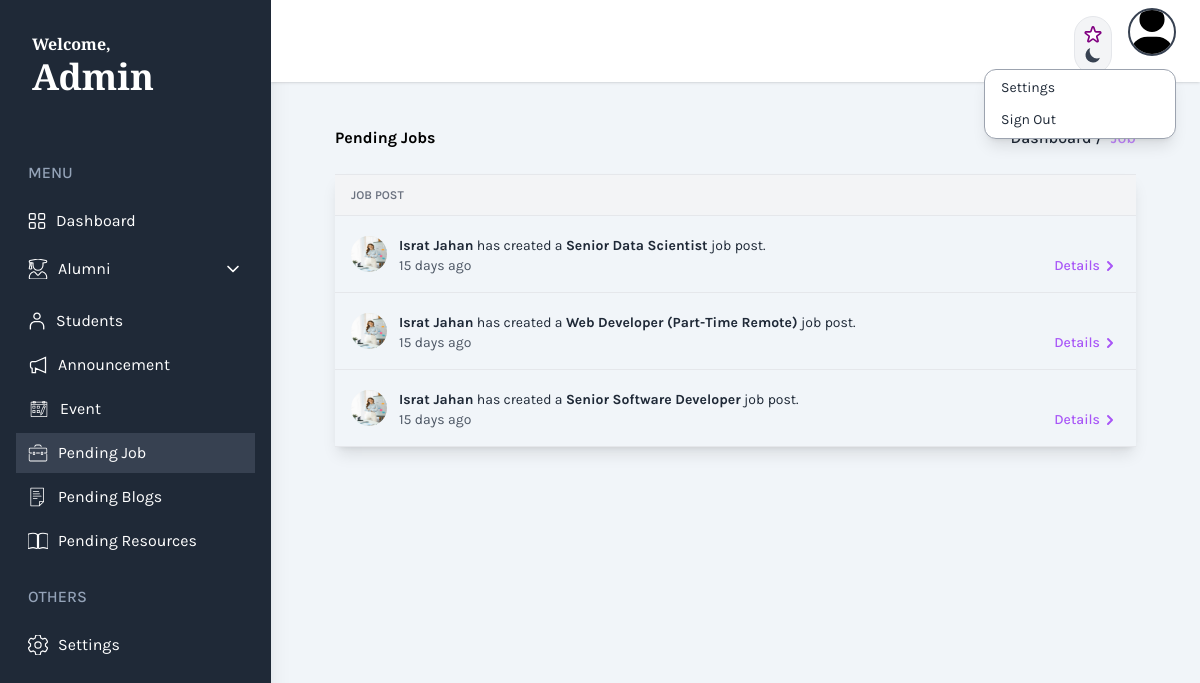
Screenshot of /admin/pending_job.php (signed in) with the database file from the repository.
### tables this page shows
CREATE TABLE `job` (
  `job_id` varchar(20) NOT NULL,
  `title` varchar(255) NOT NULL,
  `type` varchar(50) NOT NULL,
  `category` varchar(100) NOT NULL,
  `department` varchar(100) NOT NULL,
  `company_name` varchar(255) NOT NULL,
  `logo` varchar(100) NOT NULL,
  `experience` varchar(1000) NOT NULL,
  `qualification` varchar(100) NOT NULL,
  `location` varchar(255) NOT NULL,
  `salary` varchar(10) NOT NULL,
  `description` varchar(1000) NOT NULL,
  `com_description` varchar(1000) NOT NULL,
  `apply_info` varchar(200) NOT NULL,
  `u_id` varchar(20) NOT NULL,
  `status` text NOT NULL,
  `created_at` timestamp NOT NULL DEFAULT current_timestamp()
);

CREATE TABLE `alumni` (
  `alumni_id` varchar(20) NOT NULL,
  `class_id` varchar(20) NOT NULL,
  `batch` varchar(20) NOT NULL,
  `passing_year` varchar(20) NOT NULL,
  `contact_number` varchar(15) NOT NULL,
  `full_address` varchar(200) NOT NULL,
  `city` varchar(100) NOT NULL,
  `id_photo` varchar(200) NOT NULL,
  `department` text NOT NULL,
  `created_at` timestamp NOT NULL DEFAULT current_timestamp()
);

CREATE TABLE `user` (
  `u_id` varchar(20) NOT NULL,
  `first_Name` varchar(100) NOT NULL,
  `last_Name` varchar(100) NOT NULL,
  `email` varchar(100) NOT NULL,
  `password` varchar(100) NOT NULL,
  `status` varchar(100) NOT NULL,
  `role` varchar(100) NOT NULL
);

### admin/pending_job.php (the view, shortened to what this page needs)
<?php
	if ($_SESSION['login'] == TRUE && $_SESSION['status'] == 'Active') {
		include("../db_con/dbCon.php");
	?>
<!DOCTYPE html>
<html lang="en">
<head>
    <link href="https://cdn.jsdelivr.net/npm/daisyui@4.11.1/dist/full.min.css" rel="stylesheet" type="text/css" />
    <script src="https://cdn.tailwindcss.com"></script>
    <link href="https://cdn.jsdelivr.net/npm/tailwindcss@2.2.19/dist/tailwind.min.css" rel="stylesheet">
    <link href="https://cdnjs.cloudflare.com/ajax/libs/tailwindcss/2.2.19/tailwind.min.css" rel="stylesheet">
</head>
<body class="bg-slate-100 font-family-karla flex" x-data="setup()" :class="{ 'dark': isDark }">
    <aside class="relative h-screen w-[350px] hidden sm:block shadow-xl bg-gray-800">
        <div class="p-8 mb-5 ">
            <a class="text-white text-base font-bold font-garamond hover:text-gray-300">Welcome,</a>
            <h1 class="text-4xl font-garamond font-bold text-white">Admin</h1>
        </div>
        <nav class="text-white text-base  pt-3">
            <h3 class="mb-4 ml-7 text-base font-medium text-slate-400">MENU</h3>
            <a href="a_dashboard.php" class="flex items-center text-white gap-2.5 py-2 px-3 ml-4 mr-4 my-1 nav-item">
                Dashboard
            </a>
            <details class="group relative">
              <summary class="flex items-center justify-between text-white py-2 px-3 mx-4 my-2 nav-item cursor-pointer gap-2.5">
              <span class="flex-1">Alumni</span>
              </summary>
            </details>
            <a href="a_students.php" class="flex items-center text-white py-2 px-3 ml-4 mr-4 my-1 nav-item gap-2.5">
                <path d="M9,8.087,21,3V21L9,15.913V21H5V15.913a2,2,0,0,1-2-2V10.087a2,2,0,0,1,2-2Z"/>
              </svg>Students
            </a>
            <a href="a_announcements.php" class="flex items-center text-white py-2 px-3 ml-4 mr-4 my-1 nav-item gap-2.5">
              <svg xmlns="http://www.w3.org/2000/svg" viewBox="0 0 24 24" fill="none" stroke="white" stroke-width="1.5" height="20" width="20">
                <path d="M9,8.087,21,3V21L9,15.913V21H5V15.913a2,2,0,0,1-2-2V10.087a2,2,0,0,1,2-2Z"/>
              </svg>Announcement
            </a>
            <a href="a_event.php" class="flex items-center text-white py-2 px-3 ml-4 mr-4 my-1 nav-item gap-2.5">
            Event
            </a>
            <a href="pending_job.php" class="flex items-center text-white py-2 px-3 ml-4 mr-4 my-1 active-nav-link gap-2.5">
            Pending Job
            </a>
            <a href="pending_blogs.php" class="flex items-center text-white py-2 px-3 ml-4 mr-4 my-1 nav-item gap-2.5">
              Pending Blogs
            </a>
            <a href="pending_resources.php" class="flex items-center text-white py-2 px-3 ml-4 mr-4 my-1 nav-item gap-2.5">
                Pending Resources
            </a>
      <div>
        <h3 class="mb-4 ml-7 mt-6 text-base font-medium text-slate-400">OTHERS</h3>
        <a href="a_settings.php" class="flex items-center text-white py-2 px-3 ml-4 mr-4 my-1 nav-item gap-2.5">
              Settings
            </a>
      </div>
        </nav>
    </aside>
    <div class="w-full flex flex-col h-screen overflow-y-auto overflow-x-hidden dark:bg-gray-900">
        <header class="sticky top-0 z-999 w-full items-center bg-white dark:bg-gray-800 shadow py-2 px-6  hidden sm:flex">
            <div class="w-1/2">
            <h1 class="mb-36 lg:mb-0 -ml-10 lg:-ml-0 lg:text-4xl font-garamond flex dark:text-white multicolor-text"><img src="images/logo (2).png" alt="" class="lg:w-14 w-14 -mt-1"></h1>
            </div>
            <div class="w-1/2 flex justify-end gap-4">
            <div class="pt-2">
              <button
                aria-hidden="true"
                @click="toggleTheme"
                class="group p-2 transition-colors duration-200 rounded-full bg-gray-100 border hover:bg-blue-200 dark:bg-gray-50 dark:hover:bg-gray-200 text-gray-900 focus:outline-none"
              >
              </button>
            </div>
        <div x-data="{ isOpen: false }" class="relative">
                <button
                  @click="isOpen = !isOpen"
                  class="relative z-10 w-12 h-12 rounded-full overflow-hidden border-2 border-gray-700 hover:border-gray-300 focus:outline-none"
                >
                  <img
                    src="../images/icons/user-solid.svg"
                    alt="User Profile"
                    class="w-full h-full object-cover"
                  />
                </button>
                <button x-show="isOpen" @click="isOpen = false" class="h-full w-full fixed inset-0 cursor-default"></button>
                <div
                  x-show="isOpen"
                  @click.outside="isOpen = false"
                  class="absolute right-0 mt-2 w-48 rounded-xl border border-gray-400 dark:border-gray-700 bg-white shadow-lg dark:bg-gray-800"
                  x-transition
                  >
                  <a
                    href="../alumni/alumni_settings.php"
                    class="block mx-2 px-2 my-1 py-1 rounded-lg text-sm dark:text-gray-200 hover:bg-gray-200 dark:hover:bg-gray-700"
                  >
                    Settings
                  </a>
                  <a
                    href="../logout.php"
                    class="block mx-2 px-2 my-1 py-1 rounded-lg text-sm dark:text-gray-200 hover:bg-gray-200 dark:hover:bg-gray-700"
                  >
                    Sign Out
                  </a>
                </div>
              </div>
        </div>
      </header>
        <main>
          <div class="lg:mx-10 mx-auto max-w-screen-2xl my-5 p-4 md:p-6 2xl:p-10">
            <div
              class="mb-6 flex flex-col gap-3 sm:flex-row sm:items-center sm:justify-between"
              >
              <h2 class="text-title-md2 font-bold text-black dark:text-white">
                Pending Jobs
              </h2>
              <nav>
                <ol class="flex items-center gap-2">
                  <li>
                    <a class="font-medium dark:text-white" href="index.html">Dashboard /</a>
                  </li>
                  <li class="font-medium text-purple-400">Job</li>
                </ol>
              </nav>
            </div>
             <div class="shadow-lg">
            <div class="px-4 bg-gray-100 dark:bg-gray-600 text-gray-500 dark:text-gray-100 align-middle border border-solid border-gray-200 dark:border-gray-500 py-3 text-xs uppercase border-l-0 border-r-0 whitespace-nowrap font-semibold text-left">
                  Job Post
                </div>
                <?php
                    $result = mysqli_query($db, "SELECT
                                    user.first_Name AS first_name,
                                    user.last_Name AS last_name,
                                    alumni.id_photo AS creator_photo,
                                    job.title AS job_title,
                                    job.company_name AS com_name,
                                    job.description AS content,
                                    job.job_id AS id, job.salary AS job_salary, job.location AS job_location, job.experience AS job_exp,
                                    job.created_at AS job_created_at
                                FROM
                                    job
                                INNER JOIN
                                    alumni ON job.u_id = alumni.alumni_id
                                INNER JOIN
                                    user ON alumni.alumni_id = user.u_id
                                WHERE
                                    job.status = 'Pending'
                                ORDER BY
                                    job.created_at DESC
                            ");
                    if (mysqli_num_rows($result) > 0) {
                        while ($row = mysqli_fetch_array($result)) {
                          if (isset($row['job_created_at']) && !is_null($row['job_created_at'])) {
                            $posted_date = $row['job_created_at'];
                            $postedDate = new DateTime($posted_date, new DateTimeZone('UTC'));
                            $postedDate->setTimezone(new DateTimeZone('Asia/Dhaka'));
                            $currentDate = new DateTime('now', new DateTimeZone('Asia/Dhaka'));
                            $totalSeconds = $currentDate->getTimestamp() - $postedDate->getTimestamp();
                            if ($totalSeconds >= 30 * 24 * 60 * 60) {
                                $displayDate = "30+ days ago";
                            } elseif ($totalSeconds >= 24 * 60 * 60) {
                                $days = floor($totalSeconds / (24 * 60 * 60));
                                $displayDate = $days === 1 ? "1 day ago" : "{$days} days ago";
                            } elseif ($totalSeconds >= 60 * 60) {
                                $hours = floor($totalSeconds / (60 * 60));
                                $displayDate = $hours === 1 ? "1 hour ago" : "{$hours} hours ago";
                            } elseif ($totalSeconds >= 60) {
                                $minutes = floor($totalSeconds / 60);
                                $displayDate = $minutes === 1 ? "1 minute ago" : "{$minutes} minutes ago";
                            } else {
                                $displayDate = "Just now";
                            }
                        }
                            ?>
                            <ul class="my-1">
                              <li class="flex px-4 border-b dark:border-gray-700 ">
                                <div class="flex-shrink-0 my-4 mr-3">
                                  <img src="../upload/images/<?php echo $row['creator_photo']; ?>" alt="User Image" class="h-9 w-9 rounded-full">
                                </div>
                                <div class="flex-grow flex items-center border-gray-100 dark:border-gray-400 text-sm text-gray-600 dark:text-gray-100 py-4">
                                  <div class="flex-grow flex justify-between items-center">
                                    <div class="self-center">
                                      <h3 class="text-gray-800 hover:text-gray-900 dark:text-gray-50 dark:hover:text-gray-100" style="outline: none;"><span class="font-bold"><?php echo $row['first_name']; ?> <?php echo $row['last_name']; ?></span> has created a <span class="font-bold"><?php echo $row['job_title']; ?></span> job post.</h3>
                                      <?php echo $displayDate; ?>
                                    </div>
                                    <div class="flex-shrink-0 ml-2 mt-5">
                                      <a class="flex items-center font-medium text-purple-500 hover:text-blue-600 dark:text-purple-400 dark:hover:text-blue-500" style="outline: none;" onclick="document.getElementById('modal_<?php echo $row['id']; ?>').showModal()">
                                            Details<span><svg width="20" height="20" viewBox="0 0 20 20" fill="currentColor" class="transform transition-transform duration-500 ease-in-out"><path fill-rule="evenodd" d="M7.293 14.707a1 1 0 010-1.414L10.586 10 7.293 6.707a1 1 0 011.414-1.414l4 4a1 1 0 010 1.414l-4 4a1 1 0 01-1.414 0z" clip-rule="evenodd"></path></svg></span>
                                      </a>
                                    </div>
                                  </div>
                                </div>
                              </li>
                            </ul>
                            <?php
                        }
                    } else {
                        ?>
                        <div class="text-center py-4 text-gray-500 dark:text-gray-400">
                            <p>No requests are pending.</p>
                        </div>
                        <?php
                    }
                    ?>
                    </div>
                </div>
        </main>
    </div>
</body>
</html>
<?php
	} else {
		header('location:login.php?deactivate');
	}
?>

### admin/pending_job.php (style rules this page uses)
.font-garamond { font-family: "EB Garamond", serif; }
.font-family-karla { font-family: karla; }
.active-nav-link { background: #374151; }

### rows the page displays
job: alumni.id_photo (picture), u.first_Name "Israt", u.last_Name "Jahan", title "Senior Data Scientist", created_at "15 days ago"
job: alumni.id_photo (picture), u.first_Name "Israt", u.last_Name "Jahan", title "Web Developer (Part-Time Remote)", created_at "15 days ago"
job: alumni.id_photo (picture), u.first_Name "Israt", u.last_Name "Jahan", title "Senior Software Developer", created_at "15 days ago"
